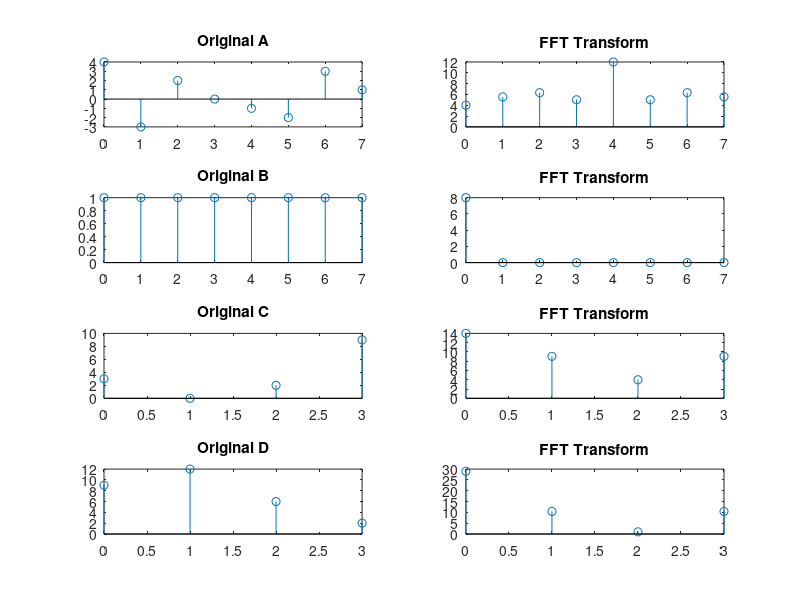

This figure's MATLAB source:
% https://www.youtube.com/watch?v=EsJGuI7e_ZQ
% https://www.mathworks.com/discovery/fft.html


clc, clear;
n = [0:7]; x = [4,-3,2,0,-1,-2,3,1];
subplot(421), stem(n,x), title("Original A")
X = fft(x)
subplot(422), stem(n,abs(X)), title("FFT Transform")

clear;
n = [0:7]; x = [1,1,1,1,1,1,1,1];
subplot(423), stem(n,x), title("Original B")
X = fft(x)
subplot(424), stem(n,abs(X)), title("FFT Transform")

clear;
n = [0:3]; x = [3,0,2,9];
subplot(425), stem(n,x), title("Original C")
X = fft(x)
subplot(426), stem(n,abs(X)), title("FFT Transform")

clear;
n = [0:3]; x = [9,12,6,2];
subplot(427), stem(n,x), title("Original D")
X = fft(x)
subplot(428), stem(n,abs(X)), title("FFT Transform")

